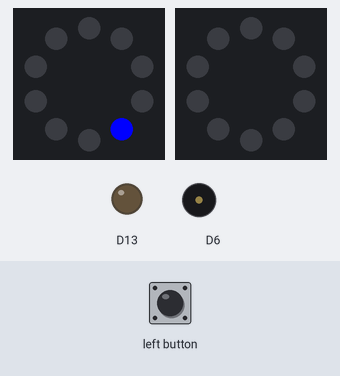
Simulated run of this sketch. Board: Adafruit Circuit Playground Express. On the bench: 2 × 10 RGB LEDs in a ring, first at the top, clockwise, output pins drawn as LEDs (lit = HIGH), buzzer (waves = sounding). The inputs (shaded band) are chosen by the test bench.

Above: at 5.9 s.
6.0 s: left button pressed for 0.75 s
At 7.6 s:
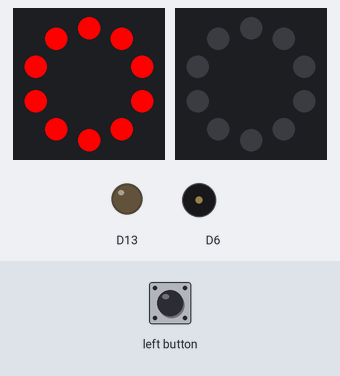
At 9.5 s:
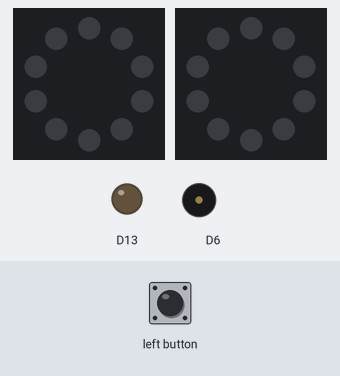
Timing chart, 0 to 11.0 s (numbered marks = the images above; inputs shaded):
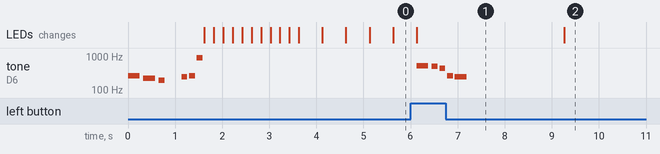

Measured:
- after the input at 6.0 s, tone on D6: plays 523 Hz for 0.25 s, 494 Hz for 0.12 s, 440 Hz for 0.12 s, 262 Hz for 0.12 s, 247 Hz for 0.25 s, starting after 0.13 s; the LEDs: change after 0.13 s (image 1)
- by itself, tone on D6: plays 262 Hz for 0.25 s, 220 Hz for 0.25 s, 196 Hz for 0.12 s, 247 Hz for 0.12 s, 262 Hz for 0.12 s, 880 Hz for 0.12 s

The sketch:

Jumpin_Jackpot.ino
```cpp
// Jumpin Jackpot
// Amber Garcia
// October 23rd 2018

/*
A simple arcade jumprope game that relies on pressing the button in accordance with the looping lights.
The speed increases every level, and sounds are played for each.
*/

#include <Adafruit_CircuitPlayground.h>
#include "pitches.h" //Necessary to play sounds on the Adafruit
#include <Adafruit_NeoPixel.h>
int num_pixels = 10;
int ring_pin = 8;
Adafruit_NeoPixel ring = Adafruit_NeoPixel(num_pixels, ring_pin);

// List of colors for the program
int red = 0xFF0000;
int green = 0x00FF00;
int blue = 0x0000FF;
int yellow = 0xFFFF00;
int purple = 0xFF00FF;

int color_index = 0;
int colors[]= { blue, purple };
int num_colors = sizeof(colors)/sizeof(int);

// List of sounds by note and tempo for the program
int winner[] = {NOTE_B5, NOTE_A5, NOTE_C6, NOTE_G6, NOTE_C6, NOTE_E6};
int winner_tempo[] = {4,8,8,8,4,4};
int loser[] = {NOTE_C5, NOTE_B4, NOTE_A4, NOTE_C4, NOTE_B3};
int loser_tempo[] = {4,8,8,8,4};
int opening_theme[] = {NOTE_C4, NOTE_A3, NOTE_G3, 0, NOTE_B3, NOTE_C4, NOTE_A5};
int open_tempo[] = { 4, 4, 8, 4, 8, 8, 8};
int levelup[] = {NOTE_C4,NOTE_A4,NOTE_B4,NOTE_C5};
int level_tempo[] = {4,8,8,4};

uint8_t openNotes = sizeof(opening_theme)/sizeof(int);
uint8_t levelNotes = sizeof(levelup)/sizeof(int);
uint8_t loserNotes = sizeof(loser)/sizeof(int);
uint8_t winnerNotes = sizeof(winner)/sizeof(int);

boolean game_over = false;
boolean win_lose = true;

void setup() {
  ring.begin();
  CircuitPlayground.begin();
}

void loop() {
  if(win_lose == true){
    Opening_Theme();
    start();
    win_lose = false;
  }
 // FIX: Move this so that it doesnt constantly repeat at the end
  while(game_over == false){

    jumpRope();

  }
}

int game_mode = 1;
int delayed = 500;

void jumpRope(){
      for (int which_color = 0; which_color < num_colors; which_color++){
          for(int which_pixel = 0; which_pixel < num_pixels; which_pixel++){

              ring.setPixelColor(which_pixel,colors[which_color]);
              ring.show();
              delay(delayed);
              if(CircuitPlayground.leftButton() == true){

                check(which_pixel);
                if(game_over == true){
                  ring.clear();
                  ring.show();
                  break;

                }
              }
              ring.clear();
       }
       if(game_over == true){
          ring.clear();
          ring.show();
          break;

       }
    }
}


void check(int pixel){
  // if the pixel is not at 9, then we need to create a game over scenario
  if(pixel == 9){

    for(int i = 0; i < num_pixels;i++){

       ring.setPixelColor(i,green);

    }
    ring.show();
    Level_Up();
    delay(2000);
    game_mode++;
    delayed = delayed - 100;

    if(delayed == 0){

      game_over = true;
      victory();

    }

    //lose

  }else{

    for(int i = 0; i < num_pixels;i++){

       ring.setPixelColor(i,red);

    }

    ring.show();
    Loser_Theme();
    delay(2000);
    game_mode = 1;
    delayed = 500;

    game_over = true;

  }

}
void Winner_Theme(){
    for (int n=0; n<winnerNotes; n++) {
      int noteDuration = 1000 / winner_tempo[n];
      CircuitPlayground.playTone(winner[n], noteDuration);
      delay(0.3*noteDuration);
    }
  }

void victory(){

  for(int i = 0; i < num_pixels;i++){

       ring.setPixelColor(i,yellow);
       ring.show();
       delay(200);
       ring.clear();

    }

   for(int i = 0; i < num_pixels;i++){

       ring.setPixelColor(i,yellow);

    }

    ring.show();
    Winner_Theme();
    delay(1000);
    ring.clear();

}

void start(){

  for(int i = 0; i < num_pixels;i++){

       ring.setPixelColor(i,blue);
       if( i + 1 < num_pixels ){

         ring.setPixelColor(i + 1,purple);

       }

       ring.show();
       delay(200);
       ring.clear();

    }

}

void Opening_Theme(){
    for (int n=0; n<openNotes; n++) {
      int noteDuration = 1000 / open_tempo[n];
      CircuitPlayground.playTone(opening_theme[n], noteDuration);
      delay(0.3*noteDuration);
    }
  }
void Level_Up(){
    for (int n=0; n<levelNotes; n++) {
      int noteDuration = 1000 / level_tempo[n];
      CircuitPlayground.playTone(levelup[n], noteDuration);
      delay(0.3*noteDuration);
    }
  }

void Loser_Theme(){
    for (int n=0; n<loserNotes; n++) {
      int noteDuration = 1000 / loser_tempo[n];
      CircuitPlayground.playTone(loser[n], noteDuration);
      delay(0.3*noteDuration);
    }
  }
```

pitches.h
```cpp
/********************************************************************
 * Musical Notes via https://www.arduino.cc/en/Tutorial/ToneMelody  *
 ********************************************************************/

#define NOTE_B0  31
#define NOTE_C1  33
#define NOTE_CS1 35
#define NOTE_D1  37
#define NOTE_DS1 39
#define NOTE_E1  41
#define NOTE_F1  44
#define NOTE_FS1 46
#define NOTE_G1  49
#define NOTE_GS1 52
#define NOTE_A1  55
#define NOTE_AS1 58
#define NOTE_B1  62
#define NOTE_C2  65
#define NOTE_CS2 69
#define NOTE_D2  73
#define NOTE_DS2 78
#define NOTE_E2  82
#define NOTE_F2  87
#define NOTE_FS2 93
#define NOTE_G2  98
#define NOTE_GS2 104
#define NOTE_A2  110
#define NOTE_AS2 117
#define NOTE_B2  123
#define NOTE_C3  131
#define NOTE_CS3 139
#define NOTE_D3  147
#define NOTE_DS3 156
#define NOTE_E3  165
#define NOTE_F3  175
#define NOTE_FS3 185
#define NOTE_G3  196
#define NOTE_GS3 208
#define NOTE_A3  220
#define NOTE_AS3 233
#define NOTE_B3  247
#define NOTE_C4  262
#define NOTE_CS4 277
#define NOTE_D4  294
#define NOTE_DS4 311
#define NOTE_E4  330
#define NOTE_F4  349
#define NOTE_FS4 370
#define NOTE_G4  392
#define NOTE_GS4 415
#define NOTE_A4  440
#define NOTE_AS4 466
#define NOTE_B4  494
#define NOTE_C5  523
#define NOTE_CS5 554
#define NOTE_D5  587
#define NOTE_DS5 622
#define NOTE_E5  659
#define NOTE_F5  698
#define NOTE_FS5 740
#define NOTE_G5  784
#define NOTE_GS5 831
#define NOTE_A5  880
#define NOTE_AS5 932
#define NOTE_B5  988
#define NOTE_C6  1047
#define NOTE_CS6 1109
#define NOTE_D6  1175
#define NOTE_DS6 1245
#define NOTE_E6  1319
#define NOTE_F6  1397
#define NOTE_FS6 1480
#define NOTE_G6  1568
#define NOTE_GS6 1661
#define NOTE_A6  1760
#define NOTE_AS6 1865
#define NOTE_B6  1976
#define NOTE_C7  2093
#define NOTE_CS7 2217
#define NOTE_D7  2349
#define NOTE_DS7 2489
#define NOTE_E7  2637
#define NOTE_F7  2794
#define NOTE_FS7 2960
#define NOTE_G7  3136
#define NOTE_GS7 3322
#define NOTE_A7  3520
#define NOTE_AS7 3729
#define NOTE_B7  3951
#define NOTE_C8  4186
#define NOTE_CS8 4435
#define NOTE_D8  4699
#define NOTE_DS8 4978
```
